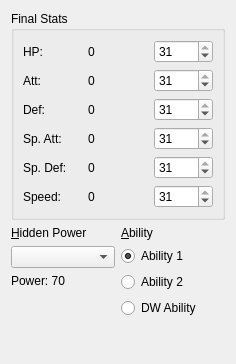
<?xml version="1.0" encoding="UTF-8"?>
<ui version="4.0">
 <class>IvBox</class>
 <widget class="QWidget" name="IvBox">
  <property name="geometry">
   <rect>
    <x>0</x>
    <y>0</y>
    <width>236</width>
    <height>364</height>
   </rect>
  </property>
  <property name="windowTitle">
   <string>Form</string>
  </property>
  <layout class="QGridLayout" name="gridLayout_2">
   <item row="0" column="0" rowspan="2" colspan="2">
    <widget class="QGroupBox" name="finalStats">
     <property name="title">
      <string>Final Stats</string>
     </property>
     <layout class="QGridLayout" name="gridLayout">
      <item row="0" column="0">
       <widget class="QLabel" name="hpivdesc">
        <property name="text">
         <string>HP:</string>
        </property>
       </widget>
      </item>
      <item row="0" column="1">
       <widget class="QLabel" name="hpivlabel">
        <property name="text">
         <string>0</string>
        </property>
       </widget>
      </item>
      <item row="0" column="2">
       <widget class="QSpinBox" name="hpivspin">
        <property name="maximum">
         <number>31</number>
        </property>
        <property name="value">
         <number>31</number>
        </property>
       </widget>
      </item>
      <item row="1" column="0">
       <widget class="QLabel" name="attivdesc">
        <property name="text">
         <string>Att:</string>
        </property>
       </widget>
      </item>
      <item row="1" column="1">
       <widget class="QLabel" name="attivlabel">
        <property name="text">
         <string>0</string>
        </property>
       </widget>
      </item>
      <item row="1" column="2">
       <widget class="QSpinBox" name="attivspin">
        <property name="maximum">
         <number>31</number>
        </property>
        <property name="value">
         <number>31</number>
        </property>
       </widget>
      </item>
      <item row="2" column="0">
       <widget class="QLabel" name="defivdesc">
        <property name="text">
         <string>Def:</string>
        </property>
       </widget>
      </item>
      <item row="2" column="1">
       <widget class="QLabel" name="defivlabel">
        <property name="text">
         <string>0</string>
        </property>
       </widget>
      </item>
      <item row="2" column="2">
       <widget class="QSpinBox" name="defivspin">
        <property name="maximum">
         <number>31</number>
        </property>
        <property name="value">
         <number>31</number>
        </property>
       </widget>
      </item>
      <item row="3" column="0">
       <widget class="QLabel" name="spattivdesc">
        <property name="text">
         <string>Sp. Att:</string>
        </property>
       </widget>
      </item>
      <item row="3" column="1">
       <widget class="QLabel" name="spattivlabel">
        <property name="text">
         <string>0</string>
        </property>
       </widget>
      </item>
      <item row="3" column="2">
       <widget class="QSpinBox" name="spattivspin">
        <property name="maximum">
         <number>31</number>
        </property>
        <property name="value">
         <number>31</number>
        </property>
       </widget>
      </item>
      <item row="4" column="0">
       <widget class="QLabel" name="spdefivdesc">
        <property name="text">
         <string>Sp. Def:</string>
        </property>
       </widget>
      </item>
      <item row="4" column="1">
       <widget class="QLabel" name="spdefivlabel">
        <property name="text">
         <string>0</string>
        </property>
       </widget>
      </item>
      <item row="4" column="2">
       <widget class="QSpinBox" name="spdefivspin">
        <property name="maximum">
         <number>31</number>
        </property>
        <property name="value">
         <number>31</number>
        </property>
       </widget>
      </item>
      <item row="5" column="0">
       <widget class="QLabel" name="speedivdesc">
        <property name="text">
         <string>Speed:</string>
        </property>
       </widget>
      </item>
      <item row="5" column="1">
       <widget class="QLabel" name="speedivlabel">
        <property name="text">
         <string>0</string>
        </property>
       </widget>
      </item>
      <item row="5" column="2">
       <widget class="QSpinBox" name="speedivspin">
        <property name="maximum">
         <number>31</number>
        </property>
        <property name="value">
         <number>31</number>
        </property>
       </widget>
      </item>
     </layout>
    </widget>
   </item>
   <item row="2" column="1">
    <layout class="QVBoxLayout" name="verticalLayout">
     <item>
      <widget class="QLabel" name="abilityTitle">
       <property name="text">
        <string>&amp;Ability</string>
       </property>
       <property name="buddy">
        <cstring>ability1</cstring>
       </property>
      </widget>
     </item>
     <item>
      <widget class="QRadioButton" name="ability1">
       <property name="text">
        <string>Ability 1</string>
       </property>
       <property name="checked">
        <bool>true</bool>
       </property>
      </widget>
     </item>
     <item>
      <widget class="QRadioButton" name="ability2">
       <property name="text">
        <string>Ability 2</string>
       </property>
      </widget>
     </item>
     <item>
      <widget class="QRadioButton" name="ability3">
       <property name="text">
        <string>DW Ability</string>
       </property>
      </widget>
     </item>
     <item>
      <spacer name="verticalSpacer">
       <property name="orientation">
        <enum>Qt::Vertical</enum>
       </property>
       <property name="sizeHint" stdset="0">
        <size>
         <width>20</width>
         <height>40</height>
        </size>
       </property>
      </spacer>
     </item>
    </layout>
   </item>
   <item row="2" column="0">
    <layout class="QVBoxLayout" name="verticalLayout_2">
     <item>
      <widget class="QLabel" name="hiddenPowerTitle">
       <property name="text">
        <string>&amp;Hidden Power</string>
       </property>
       <property name="buddy">
        <cstring>hiddenPowerType</cstring>
       </property>
      </widget>
     </item>
     <item>
      <widget class="QComboBox" name="hiddenPowerType"/>
     </item>
     <item>
      <widget class="QLabel" name="hiddenPowerPower">
       <property name="text">
        <string>Power: 70</string>
       </property>
      </widget>
     </item>
     <item>
      <spacer name="verticalSpacer_2">
       <property name="orientation">
        <enum>Qt::Vertical</enum>
       </property>
       <property name="sizeHint" stdset="0">
        <size>
         <width>72</width>
         <height>113</height>
        </size>
       </property>
      </spacer>
     </item>
    </layout>
   </item>
  </layout>
 </widget>
 <tabstops>
  <tabstop>hpivspin</tabstop>
  <tabstop>attivspin</tabstop>
  <tabstop>defivspin</tabstop>
  <tabstop>spattivspin</tabstop>
  <tabstop>spdefivspin</tabstop>
  <tabstop>speedivspin</tabstop>
  <tabstop>hiddenPowerType</tabstop>
  <tabstop>ability1</tabstop>
  <tabstop>ability2</tabstop>
  <tabstop>ability3</tabstop>
 </tabstops>
 <resources/>
 <connections/>
</ui>
